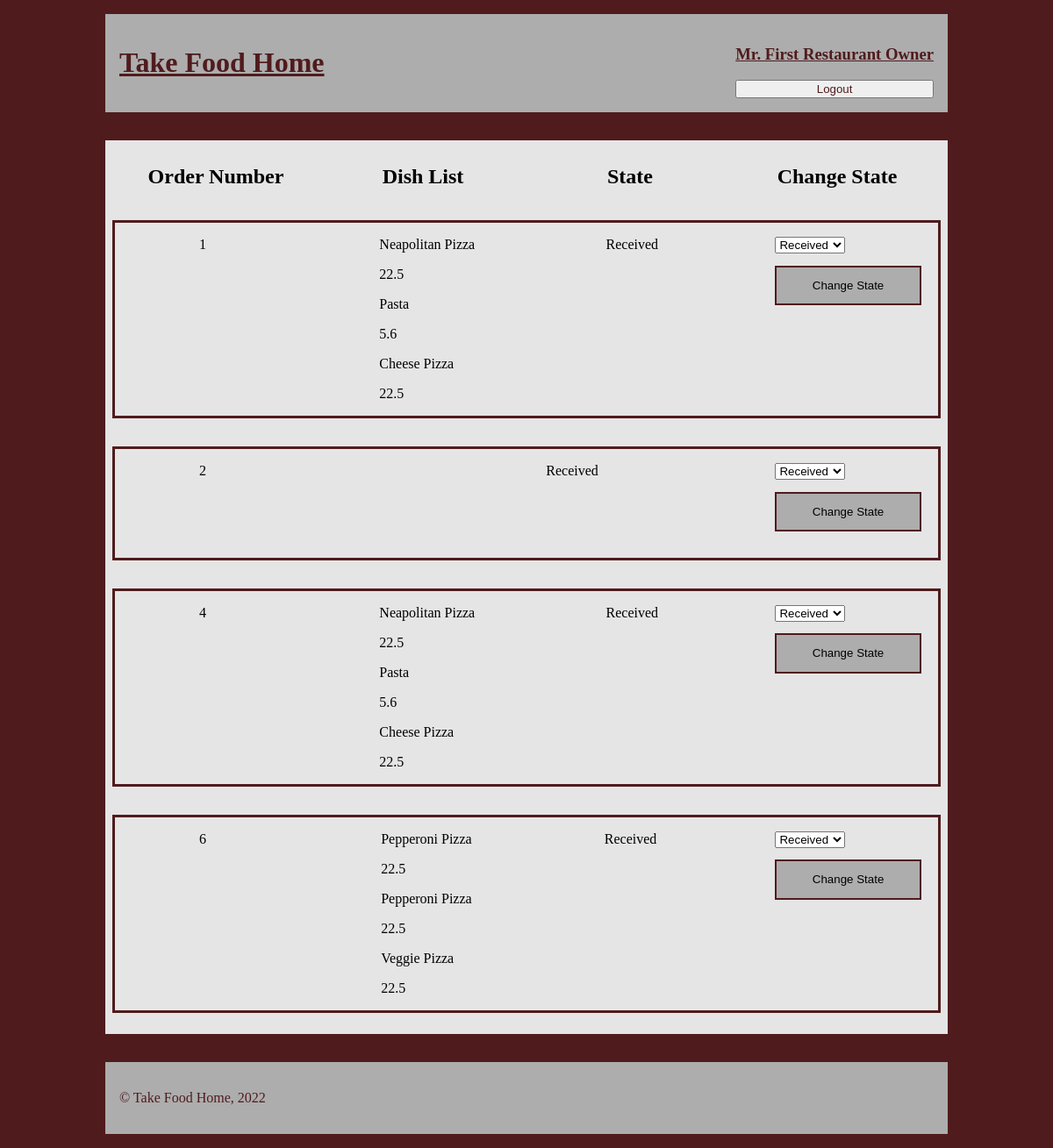
The page /restaurant-orders-page.php?restaurantID=1 (signed in) on the database as committed earlier.
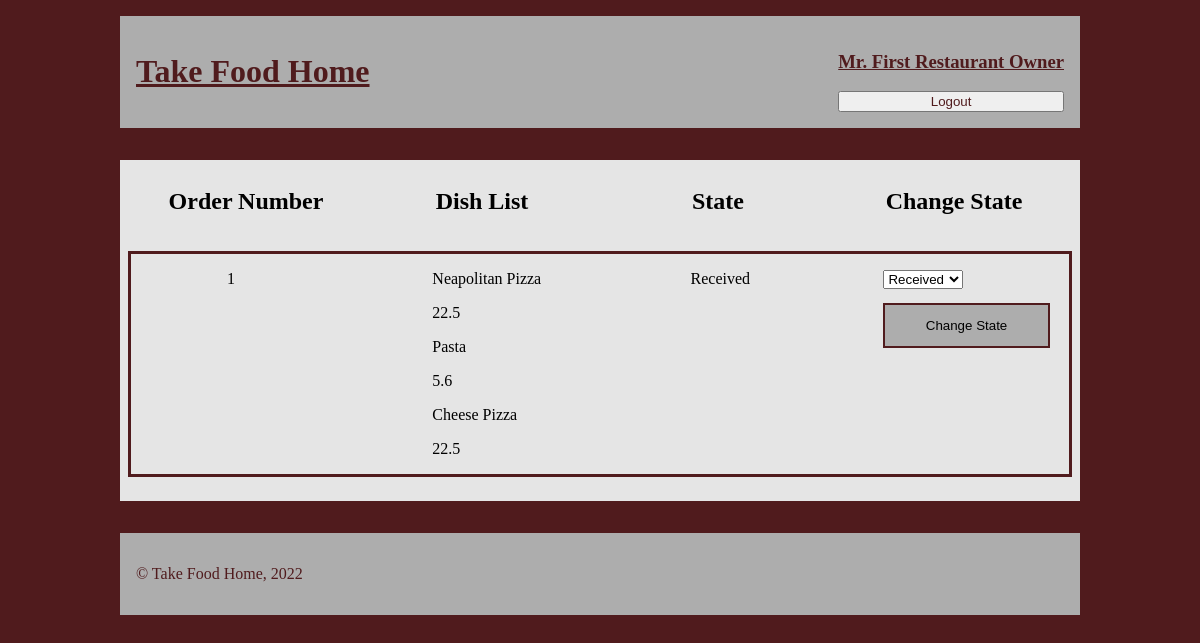
The same page on the database as committed later.
### tables this page shows
CREATE TABLE FoodOrder(
    orderID         INTEGER PRIMARY KEY,
    date            DATE NOT NULL,
    state           VARCHAR(10) DEFAULT 'Received',
    restaurantID    INTEGER REFERENCES Restaurant(restaurantID),
    customerID      INTEGER REFERENCES User(userID)
);

CREATE TABLE DishFoodOrder(
    dishfoodorderID INTEGER PRIMARY KEY,
    dishID          INTEGER REFERENCES Dish(dishID),
    orderID         INTEGER REFERENCES FoodOrder(orderID)
    
);

CREATE TABLE Dish(
    dishID          INTEGER PRIMARY KEY,
    name            VARCHAR(32) NOT NULL,
    description     TEXT NOT NULL,
    price           FLOAT NOT NULL,
    picture        TEXT NOT NULL,
    category        VARCHAR(32) NOT NULL,
    restaurantID    INTEGER REFERENCES Restaurant(restaurantID)
);

### restaurant-orders-page.php (called while the page is built, shortened)
<?php
    require_once('php/output-functions/restaurant-info/draw-restaurant-orders.php');
    require_once('php/output-functions/draw-header.php');
    require_once('php/output-functions/draw-footer.php');
    outputRestaurantOrders();
?>

### database/data-fetching/restaurant-orders.php (called while the page is built)
<?php
    function getRestaurantOrders($db, $restaurant_id) {
        $stmt = $db->prepare(
            'SELECT * FROM FoodOrder
            WHERE restaurantID = :id'
        );
        $stmt->bindParam(':id', $restaurant_id);
        $stmt->execute();
        $orders = $stmt->fetchAll();
        return $orders;
    }
?>

### database/data-fetching/dishes.php (called while the page is built, shortened)
<?php
    function getDishInfo($db, $dishID) {
        $stmt = $db->prepare(
            'SELECT * FROM Dish
            WHERE dishID = :id'
        );
        $stmt->bindParam(':id', $dishID);
        $stmt->execute();
        $dish = $stmt->fetch();
        return $dish;
    }
    function getDishsByOrder($db, $orderid){
        $stmt = $db ->prepare(
            'SELECT dishID FROM DishFoodOrder
            WHERE orderID = :id'
        );
        $stmt->bindParam(':id' , $orderid);
        $stmt->execute();
        $dishes = $stmt->fetchAll();
        return $dishes;
    }
?>

### php/output-functions/restaurant-info/draw-restaurant-orders.php (the view, shortened to what this page needs)
<?php
    function outputRestaurantOrders() {
        require_once('database/db-connection.php');
        require_once('database/data-fetching/restaurant-orders.php');
        require_once('database/data-fetching/dishes.php');
        $db = getDatabaseConnection('database/restaurants.db');
        $restaurantID = preg_replace("/[^0-9\s]/", '', $_GET['restaurantID']);
        $orders = getRestaurantOrders($db, $restaurantID); ?>
        <main>
            <section id="ordersRestaurant">
                <h2>Order Number</h2>
                <h2>Dish List</h2>
                <h2>State</h2>
                <h2>Change State</h2>
                <?php foreach($orders as $order) { ?>
                    <div class="order">
                        <p class="orderNumber"><?=$order['orderID']?></p>
                        <div class="order-list">
                        <?php
                            $dishesids = getDishsByOrder($db,$order['orderID']);
                            foreach($dishesids as $dish){
                                $i = getDishInfo($db,$dish['dishID']);
                                ?>
                                <div class="item-dish">
                                    <p><?=$i['name']?></p>
                                    <p><?=$i['price']?></p>
                                </div>
                                <?php
                            }
                        ?>
                        </div>
                        <p class="orderState"><?=$order['state']?></p>
                        <form action="php/actions/edit-order-state.php" methode="get">
                            <select name="state">
                                <option value="Received">Received</option>
                            </select>
                            <input class="button" type="submit" value="Change State">
                        </form>
                    </div>
                <?php
                } ?>
            </section>
        </main>
    <?php
    }
?>

Rows that differ between the two databases and show on the page:
removed foodorder: orderID "2", state "Received"
removed foodorder: orderID "4", state "Received", dishfoodorder (dishID.name "Neapolitan Pizza", dishID.price "22.5"), dishfoodorder (dishID.name "Pasta", dishID.price "5.6"), dishfoodorder (dishID.name "Cheese Pizza", dishID.price "22.5")
removed foodorder: orderID "6", state "Received"
removed dishfoodorder: dishID.name "Pepperoni Pizza", dishID.price "22.5", shown under "6"
removed dishfoodorder: dishID.name "Pepperoni Pizza", dishID.price "22.5", shown under "6"
removed dishfoodorder: dishID.name "Veggie Pizza", dishID.price "22.5", shown under "6"
